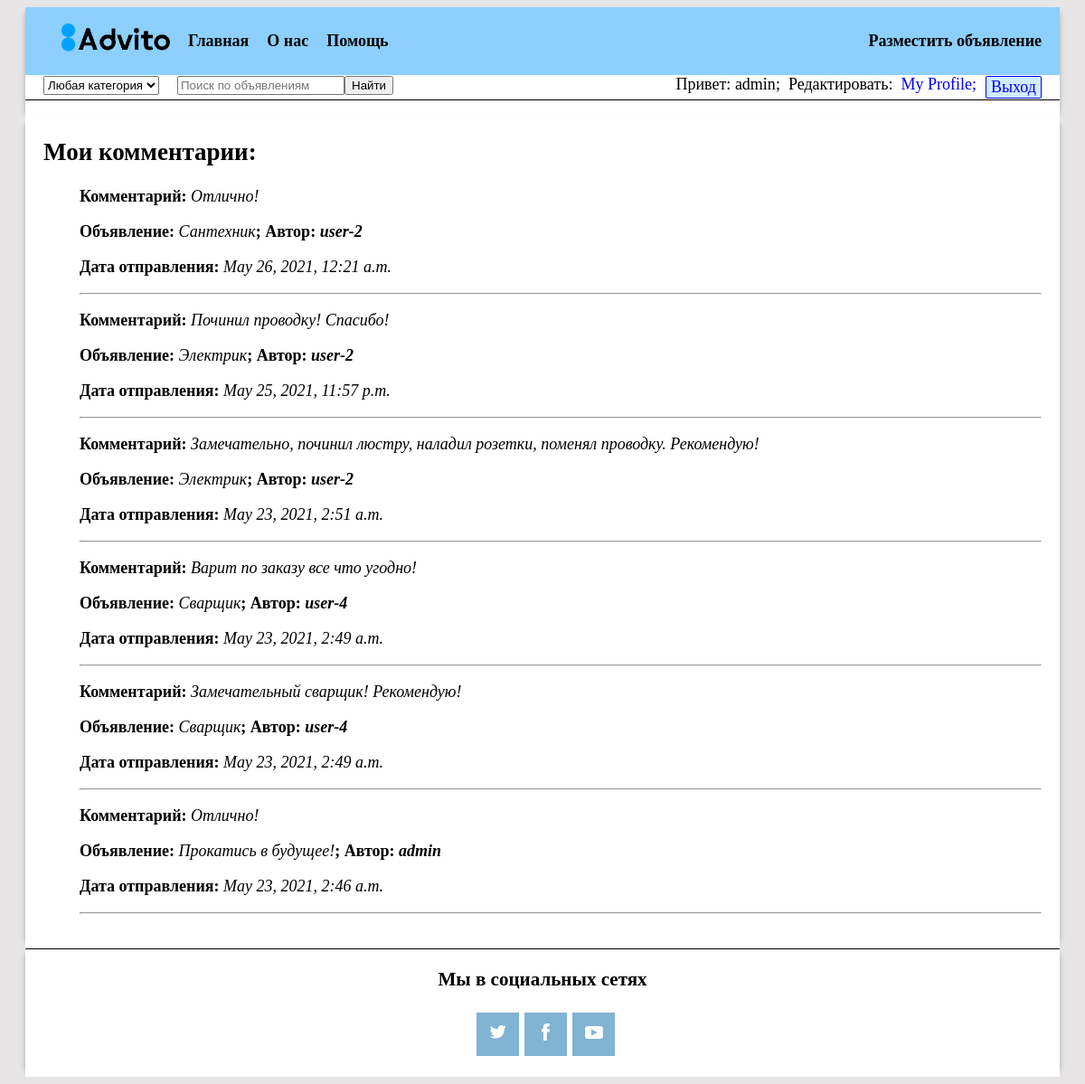
Screenshot of /advito/1/profile/comments/ (signed in) with the database file from the repository.
### advito/models.py (models this page shows, shortened)
class Comment(models.Model):
    author = models.ForeignKey(User, on_delete=models.CASCADE)
    text = models.TextField(max_length=700)
    in_post = models.ForeignKey(Post, on_delete=models.CASCADE)
    date_publish = models.DateTimeField(default=timezone.now)

class Post(models.Model):
    author = models.ForeignKey(User, on_delete=models.CASCADE)
    category = models.ForeignKey(CategoryPost, on_delete=models.CASCADE, verbose_name="Категория", related_name='category')
    price = models.FloatField(verbose_name="Цена", blank=True)
    name_descript = models.CharField(max_length=200,  blank=True, verbose_name="Название объявления")
    description = models.TextField(max_length=1000, blank=True, verbose_name="Описание объявления")
    image = models.ImageField(upload_to=user_directory_path, verbose_name="Фото объявления")
    date_pub = models.DateTimeField(default=timezone.now, verbose_name="Дата объявления")
    date_edit = models.DateTimeField(default=timezone.now, verbose_name="Дата редактирования")
    class Meta:
        ordering=['-date_pub']

### advito/views_auth.py (the view)
# urls.py: path('<int:user_id>/profile/comments/', views_auth.ProfileCommentView.as_view(), name='profile_comment'),
class ProfileCommentView(ListView):
    model = Comment
    categories = CategoryPost.objects.all()
    template_name = 'my_auth/profile_comment.html'
    extra_context = {'categories':categories, }
    context = {}
    def get(self, request, *args, **kwargs):
        user_id = request.user.id
        if self.request.user.is_authenticated:
            comments = Comment.objects.filter(
                author_id=user_id,
                date_publish__year=2021
            ).order_by('-date_publish')
            self.context['comments'] = comments
        return render(request, self.template_name, self.context)

### advito/templates/my_auth/profile_comment.html (shortened to what this page needs)
{% extends 'base.html' %}
{% block content %}
  <div class="profile-comments">
    <h1>Мои комментарии:</h1>
    {% if comments %}
      <ul class="profile-comments">
        {% for comment in comments %}
          <li class="comment">
            <p class="comment__name">Комментарий: <i class="comment__name_text">{{ comment.text }}</i></p>
            <p class="comment__name">Объявление: <i class="comment__name_text">{{ comment.in_post.name_descript }}</i>; Автор: <i>{{ comment.in_post.author }}</i></p>
            <p class="comment__name">Дата отправления: <i class="comment__name_text">{{ comment.date_publish }}</i></p>
          </li>
          <hr>
        {% endfor %}
      </ul>
    {% else %}
      <i>Пока комментариев нет</i>
    {% endif %}
  </div>
{% endblock  %}

### templates/base.html (shortened to what this page needs)
{% load static %}
<!DOCTYPE html>
<html lang="en">
  <head>
    <link rel="stylesheet" type="text/css" href="{% static 'advito/css/common.css' %}">
    <link rel="stylesheet" type="text/css" href="{% static 'advito/css/style.css' %}">
  </head>
  <body>
    <header class="container-back">
      <div class="container">
        <nav class="navigation">
          <div class="container-nav">
            <div class="navbar">
              <ul class="navbar-nav">
                <li class="nav-item">
                <a class="logo" href="{% url 'advito:index' %}">
                  <img class="logo__img" src="{% static 'img/icon.png' %}" alt="Иконка сайта">
                </a>
                </li>
                <li class="nav-item">
                  <a class="nav-link" aria-current="page" href="{% url 'advito:index' %}">Главная</a>
                </li>
                <li class="nav-item">
                  <a class="nav-link" href="#">О нас</a>
                </li>
                <li class="nav-item">
                  <a class="nav-link" href="/advito/support/">Помощь</a>
                </li>
              </ul>
            </div>
          </div>
          <div class="navbar">
            <ul class="navbar-nav">
              {% if not user.is_authenticated %}
                <li class="nav-item">
                  <a class="nav-link" href="{% url 'advito:login' %}">Вход</a>
                </li>
                <li class="nav-item">
                  <a class="nav-link" href="{% url 'advito:signup' %}">Зерегистрироваться</a>
                </li>
                {% else %}
                <li class="nav-item">
                  <a class="nav-link" href="{% url 'advito:post_create' %}">Разместить объявление</a>
                </li>
                {% endif %}
            </ul>
          </div>
        </nav>
        <div class="index-form" data-marker="search-form">
          <div class="category">
            <div class="category-select">
              <select name="category_id" class="select" style="height: 21px;">
                <option>
                  <a href="{% url 'advito:index' %}">Любая категория</a>
                </option>
              </select>
            </div>
          </div>
          <div class="form">
            <input type="text" placeholder="Поиск по объявлениям" maxlength="100" class="suggest">
          </div>
          <div class="form-button">
            <button class="button-element">
              <span class="button-text">Найти</span>
            </button>
          </div>
          <div class="username">
            <span> Привет:&nbsp</span>
            {% if not user.is_authenticated %}
              <span> Незнакомец(ка)</span>
            {% else %}
            <span>{{ user }};</span>
              <span>&nbsp Редактировать: &nbsp</span>
              <a class="profile__href" href="{% url 'advito:profile' user.id %}">My Profile;</a>
              <a class="profile-exit__href" href="{% url 'advito:logout' %}">Выход</a>
            {% endif %}
          </div>
        </div>
    </div>
  </header>
    <main class="container-back">
      <section class="section container">
        {% block content %}{% endblock  %}
      </section>
    </main>
    <footer class="container-back">
      <div class="footer container">
        <div class="footer-social">
          <h3> Мы в социальных сетях</h3>
          <ul class="footer-social__list">
            <li class="footer-social__item">
              <a class = "footer-social__link" href="https://twitter.com/">
              </a>
            </li>
            <li class="footer-social__item">
              <a class = "footer-social__link" href="https://www.facebook.com">
              </a>
            </li>
            <li class="footer-social__item">
              <a class="footer-social__link" href="https://www.youtube.com">
                <svg class="footer__logo-svg" width="20" height="14" viewBox="0 0 20 14" fill="none"
                  xmlns="http://www.w3.org/2000/svg">
                  <path d="M17.1 0H2.8C1.3 0 0 1.3 0 2.8V11.1C0 12.7 1.3 14 2.8 14H17.1C18.7
                  14 19.9 12.7 19.9 11.2V2.8C20 1.3 18.7 0 17.1 0ZM7 10.4V3.6L13.8 7L7 10.4Z"/>
                </svg>
              </a>
            </li>
          </ul>
        </div>
      </div>
    </footer>
  </body>
</html>

### static/css/common.css (style rules this page uses)
html { background-color: #E7E5E5; box-sizing: border-box; font-family: 'Times New Roman', serif; }
body { font-size: 18px; }
a { text-decoration: none; cursor: pointer; }
li { list-style-type: none }
img { max-width: 100%; }
.container-back { box-sizing: border-box; display: flex; width: 100%; margin: 0 auto; background-color: #E7E5E5; padding-left: 20px; padding-right: 20px; }
.container { width: 100%; max-width: 1200px; padding-bottom: 20px; margin: 0 auto; background-color:#FFFFFF; box-shadow: 6px 0px 6px -6px rgba(0,0,0,0.25), -6px 0px 6px -6px rgba(0,0,0,0.25); }
.navigation { display:flex; background-color: #8DCFFF; justify-content: space-between; flex-wrap: wrap; }
.navbar { display: flex; }
.navbar-nav { display:flex; align-self: center; flex-wrap: wrap; }
.nav-item { margin-right:20px; display: flex; }
.logo { width: 120px; }
.nav-link { align-self: center; font-weight: bold; color: #000000; }
.index-form { display:flex; border-bottom: solid 1px; }
.category, .form { margin-left: 20px; }
.username { display: flex; justify-content: flex-end; flex-wrap: wrap; width: 100%; }
.profile-exit__href { background-color:#cfedff; border: solid 1px; border-radius: 2px; padding: 1px 5px 1px 5px; margin: 1px 20px 1px 10px; }
.footer { display: flex; border-top: solid 1px; }
.footer-social { margin: 0 auto; }
.footer-social__list { display: flex; margin: 0 auto; }
.footer-social__item { display: flex; background-color: #81B3D2; width: 47px; height: 48px; margin: 3px; cursor: pointer; }
.footer-social__link { margin: auto; display: block; }
.footer__logo-svg { fill: #FFFFFF; }
.message__name, .comment__name { font-weight: bold; }
.message__name_text, .comment__name_text { font-weight: initial; }

### static/css/style.css (style rules this page uses)
.section { box-sizing: border-box; padding-left: 20px; padding-right: 20px; padding-bottom: 20px; }

### rows the page displays
Comment: text "Отлично!", in_post.name_descript "Сантехник", in_post.author "user-2", date_publish "May 26, 2021, 12:21 a.m."
Comment: text "Починил проводку! Спасибо!", in_post.name_descript "Электрик", in_post.author "user-2", date_publish "May 25, 2021, 11:57 p.m."
Comment: text "Замечательно, починил люстру, наладил розетки, поменял проводку. Рекомендую!", in_post.name_descript "Электрик", in_post.author "user-2", date_publish "May 23, 2021, 2:51 a.m."
Comment: text "Варит по заказу все что угодно!", in_post.name_descript "Сварщик", in_post.author "user-4", date_publish "May 23, 2021, 2:49 a.m."
Comment: text "Замечательный сварщик! Рекомендую!", in_post.name_descript "Сварщик", in_post.author "user-4", date_publish "May 23, 2021, 2:49 a.m."
Comment: text "Отлично!", in_post.name_descript "Прокатись в будущее!", in_post.author "admin", date_publish "May 23, 2021, 2:46 a.m."

### other values shown
{{ user }} "admin"
